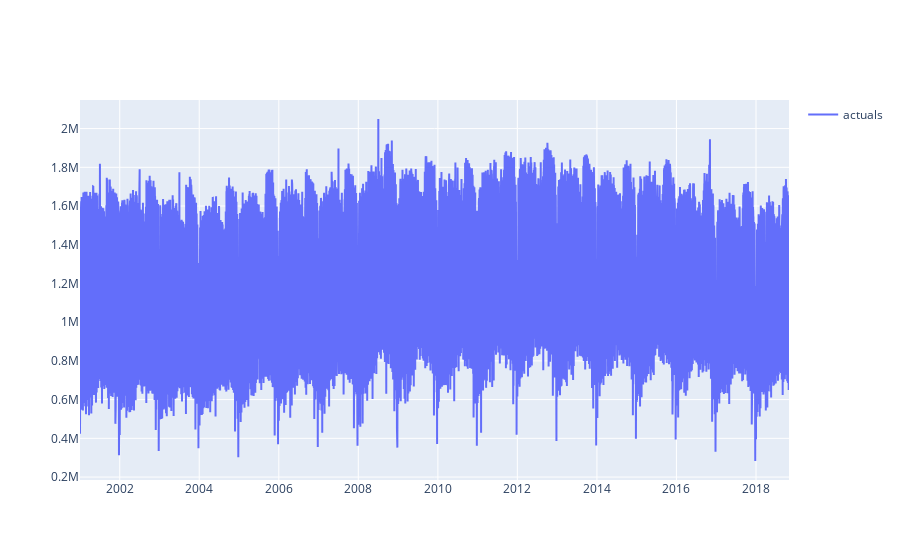

Here is the notebook cell this chart was saved with:
### Code cell
fig = go.Figure()
fig.add_trace(go.Scatter(x=df["ds"], y=df["y"], mode='lines', name='actuals'))
fig.update_layout(showlegend=True)
fig.show()

### Figure 1 — Plotly figure (JSON) as saved in the notebook; plotly's stock layout.template omitted (floating-point values rounded to 4 significant figures; data arrays with more than 128 entries replaced by an {"elided": "..."} marker saying what was removed)
{"data": [{"mode": "lines", "name": "actuals", "type": "scatter", "x": {"elided": "6513 str values"}, "y": {"elided": "6513 int values"}}], "layout": {"showlegend": true}}
